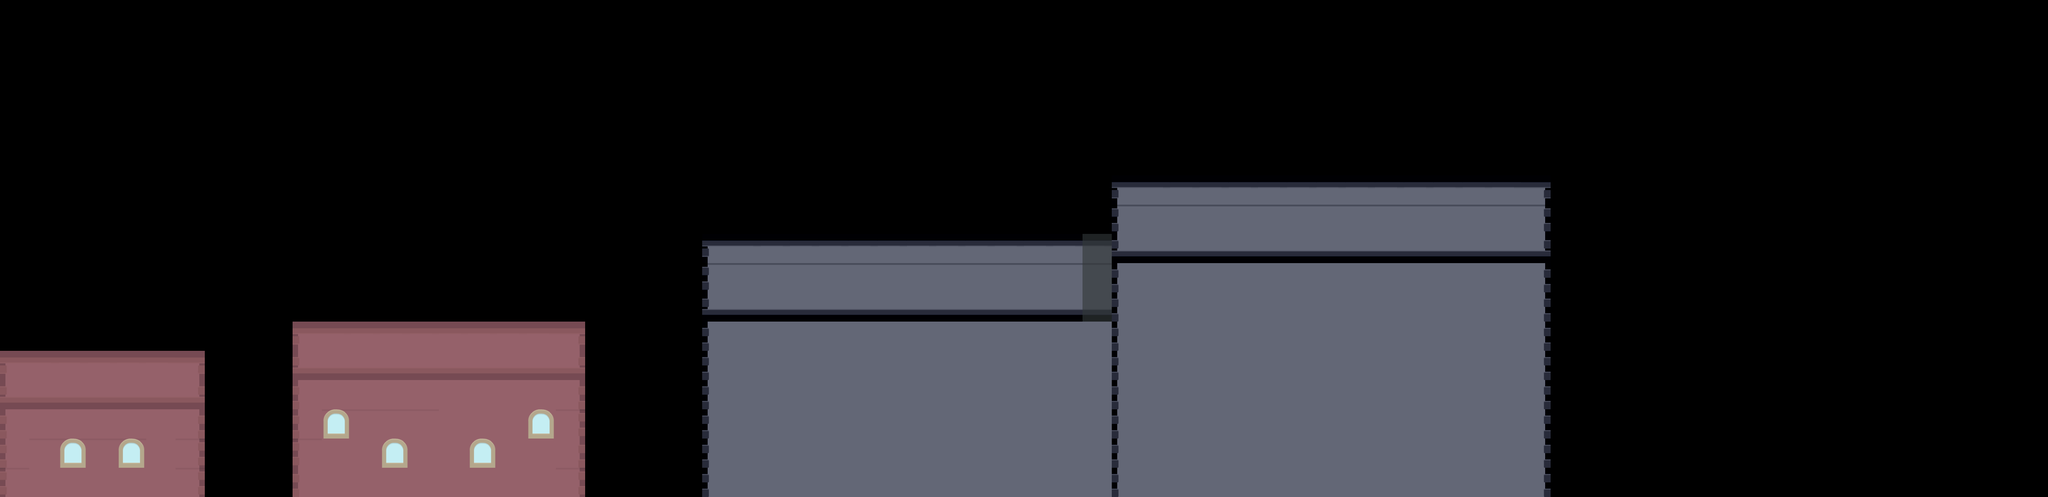

Rendered tile map (Tiled .tmx) drawn with the repository's tilesets; below, a short description and the full map source, tile grids included:
An orthogonal 70x17 tile map with 64x64 px tiles, 2 tile layers (faka, faka foreground edition) and 6 objects (5x Enemy, Player).

<map version="1.2" tiledversion="1.3.1" orientation="orthogonal" renderorder="right-down" compressionlevel="0" width="70" height="17" tilewidth="64" tileheight="64" infinite="0" nextlayerid="11" nextobjectid="26">
 <tileset firstgid="1" name="tileset" tilewidth="64" tileheight="64" tilecount="160" columns="10">
  <image source="../img/tilesets/tileset.png" width="640" height="1024" />
 </tileset>
 <layer id="9" name="faka" width="70" height="17">
  <data encoding="csv">
0,0,0,0,0,0,0,0,0,0,0,0,0,0,0,0,0,0,0,0,0,0,0,0,0,0,0,0,0,0,0,0,0,0,0,0,0,0,0,0,0,0,0,0,0,0,0,0,0,0,0,0,0,0,0,0,0,0,0,0,0,0,0,0,0,0,0,0,0,0,
0,0,0,0,0,0,0,0,0,0,0,0,0,0,0,0,0,0,0,0,0,0,0,0,0,0,0,0,0,0,0,0,0,0,0,0,0,0,0,0,0,0,0,0,0,0,0,0,0,0,0,0,0,0,0,0,0,0,0,0,0,0,0,0,0,0,0,0,0,0,
0,0,0,0,0,0,0,0,0,0,0,0,0,0,0,0,0,0,0,0,0,0,0,0,0,0,0,0,0,0,0,0,0,0,0,0,0,0,0,0,0,0,0,0,0,0,0,0,0,0,0,0,0,0,0,0,0,0,0,0,0,0,0,0,0,0,0,0,0,0,
0,0,0,0,0,0,0,0,0,0,0,0,0,0,0,0,0,0,0,0,0,0,0,0,0,0,0,0,0,0,0,0,0,0,0,0,0,0,0,0,0,0,0,0,0,0,0,0,0,0,0,0,0,0,0,0,0,0,0,0,0,0,0,0,0,0,0,0,0,0,
0,0,0,0,0,0,0,0,0,0,0,0,0,0,0,0,0,0,0,0,0,0,0,0,0,0,0,0,0,0,0,0,0,0,0,0,0,0,0,0,0,0,0,0,0,0,0,0,0,0,0,0,0,0,0,0,0,0,0,0,0,0,0,0,0,0,0,0,0,0,
0,0,0,0,0,0,0,0,0,0,0,0,0,0,0,0,0,0,0,0,0,0,0,0,0,0,0,0,0,0,0,0,0,0,0,0,0,0,0,0,0,0,0,0,0,0,0,0,0,0,0,0,0,0,0,0,0,0,0,0,0,0,0,0,0,0,0,0,0,0,
0,0,0,0,0,0,0,0,0,0,0,0,0,0,0,0,0,0,0,0,0,0,0,0,0,0,0,0,0,0,0,0,0,0,0,0,0,0,27,28,28,28,28,28,28,28,28,28,28,28,28,28,29,0,0,0,0,0,0,0,0,0,0,0,0,0,0,0,0,0,
0,0,0,0,0,0,0,0,0,0,0,0,0,0,0,0,0,0,0,0,0,0,0,0,0,0,0,0,0,0,0,0,0,0,0,0,0,0,47,48,48,48,48,48,48,48,48,48,48,48,48,48,49,0,0,0,0,0,0,0,0,0,0,0,0,0,0,0,0,0,
0,0,0,0,0,0,0,0,0,0,0,0,0,0,0,0,0,0,0,0,0,0,0,0,27,28,28,28,28,28,28,28,28,28,28,28,28,28,57,58,58,58,58,58,58,58,58,58,58,58,58,58,59,0,0,0,0,0,0,0,0,0,0,0,0,0,0,0,0,0,
0,0,0,0,0,0,0,0,0,0,0,0,0,0,0,0,0,0,0,0,0,0,0,0,47,48,48,48,48,48,48,48,48,48,48,48,48,48,37,38,38,38,38,38,38,38,38,38,38,38,38,38,39,0,0,0,0,0,0,0,0,0,0,0,0,0,0,0,0,0,
0,0,0,0,0,0,0,0,0,0,0,0,0,0,0,0,0,0,0,0,0,0,0,0,57,58,58,58,58,58,58,58,58,58,58,58,58,58,37,38,38,38,38,38,38,38,38,38,38,38,38,38,39,0,0,0,0,0,0,0,0,0,0,0,0,0,0,0,0,0,
0,0,0,0,0,0,0,0,0,0,23,24,24,24,24,24,24,24,24,25,0,0,0,0,37,38,38,38,38,38,38,38,38,38,38,38,38,38,37,38,38,38,38,38,38,38,38,38,38,38,38,38,39,0,0,0,0,0,0,0,0,0,0,0,0,0,0,0,0,0,
23,24,24,24,24,24,25,0,0,0,53,54,54,54,54,54,54,54,54,55,0,0,0,0,37,38,38,38,38,38,38,38,38,38,38,38,38,38,37,38,38,38,38,38,38,38,38,38,38,38,38,38,39,0,0,0,0,0,0,0,0,0,0,0,0,0,0,0,0,0,
53,54,54,54,54,54,55,0,0,0,33,34,34,34,34,34,34,34,34,35,0,0,0,0,37,38,38,38,38,38,38,38,38,38,38,38,38,38,37,38,38,38,38,38,38,38,38,38,38,38,38,38,39,0,0,0,0,0,0,0,0,0,0,0,0,0,0,0,0,0,
33,34,34,34,34,34,35,0,0,0,33,44,44,44,44,34,34,34,34,45,0,0,0,0,37,38,38,38,38,38,38,38,38,38,38,38,38,38,37,38,38,38,38,38,38,38,38,38,38,38,38,38,39,0,0,0,0,0,0,0,0,0,0,0,0,0,0,0,0,0,
33,44,44,44,44,34,45,0,0,0,43,34,34,34,34,34,34,34,34,35,0,0,0,0,37,38,38,38,38,38,38,38,38,38,38,38,38,38,37,38,38,38,38,38,38,38,38,38,38,38,38,38,39,0,0,0,0,0,0,0,0,0,0,0,0,0,0,0,0,0,
43,34,34,34,34,34,45,0,0,0,33,34,34,34,34,34,34,34,34,45,0,0,0,0,37,38,38,38,38,38,38,38,38,38,38,38,38,38,37,38,38,38,38,38,38,38,38,38,38,38,38,38,39,0,0,0,0,0,0,0,0,0,0,0,0,0,0,0,0,0
</data>
 </layer>
 <layer id="10" name="faka foreground edition" width="70" height="17">
  <data encoding="csv">
0,0,0,0,0,0,0,0,0,0,0,0,0,0,0,0,0,0,0,0,0,0,0,0,0,0,0,0,0,0,0,0,0,0,0,0,0,0,0,0,0,0,0,0,0,0,0,0,0,0,0,0,0,0,0,0,0,0,0,0,0,0,0,0,0,0,0,0,0,0,
0,0,0,0,0,0,0,0,0,0,0,0,0,0,0,0,0,0,0,0,0,0,0,0,0,0,0,0,0,0,0,0,0,0,0,0,0,0,0,0,0,0,0,0,0,0,0,0,0,0,0,0,0,0,0,0,0,0,0,0,0,0,0,0,0,0,0,0,0,0,
0,0,0,0,0,0,0,0,0,0,0,0,0,0,0,0,0,0,0,0,0,0,0,0,0,0,0,0,0,0,0,0,0,0,0,0,0,0,0,0,0,0,0,0,0,0,0,0,0,0,0,0,0,0,0,0,0,0,0,0,0,0,0,0,0,0,0,0,0,0,
0,0,0,0,0,0,0,0,0,0,0,0,0,0,0,0,0,0,0,0,0,0,0,0,0,0,0,0,0,0,0,0,0,0,0,0,0,0,0,0,0,0,0,0,0,0,0,0,0,0,0,0,0,0,0,0,0,0,0,0,0,0,0,0,0,0,0,0,0,0,
0,0,0,0,0,0,0,0,0,0,0,0,0,0,0,0,0,0,0,0,0,0,0,0,0,0,0,0,0,0,0,0,0,0,0,0,0,0,0,0,0,0,0,0,0,0,0,0,0,0,0,0,0,0,0,0,0,0,0,0,0,0,0,0,0,0,0,0,0,0,
0,0,0,0,0,0,0,0,0,0,0,0,0,0,0,0,0,0,0,0,0,0,0,0,0,0,0,0,0,0,0,0,0,0,0,0,0,0,0,0,0,0,0,0,0,0,0,0,0,0,0,0,0,0,0,0,0,0,0,0,0,0,0,0,0,0,0,0,0,0,
0,0,0,0,0,0,0,0,0,0,0,0,0,0,0,0,0,0,0,0,0,0,0,0,0,0,0,0,0,0,0,0,0,0,0,0,0,0,0,0,0,0,0,0,0,0,0,0,0,0,0,0,0,0,0,0,0,0,0,0,0,0,0,0,0,0,0,0,0,0,
0,0,0,0,0,0,0,0,0,0,0,0,0,0,0,0,0,0,0,0,0,0,0,0,0,0,0,0,0,0,0,0,0,0,0,0,0,0,0,0,0,0,0,0,0,0,0,0,0,0,0,0,0,0,0,0,0,0,0,0,0,0,0,0,0,0,0,0,0,0,
0,0,0,0,0,0,0,0,0,0,0,0,0,0,0,0,0,0,0,0,0,0,0,0,0,0,0,0,0,0,0,0,0,0,0,0,0,128,0,0,0,0,0,0,0,0,0,0,0,0,0,0,0,0,0,0,0,0,0,0,0,0,0,0,0,0,0,0,0,0,
0,0,0,0,0,0,0,0,0,0,0,0,0,0,0,0,0,0,0,0,0,0,0,0,0,0,0,0,0,0,0,0,0,0,0,0,0,128,0,0,0,0,0,0,0,0,0,0,0,0,0,0,0,0,0,0,0,0,0,0,0,0,0,0,0,0,0,0,0,0,
0,0,0,0,0,0,0,0,0,0,0,0,0,0,0,0,0,0,0,0,0,0,0,0,0,0,0,0,0,0,0,0,0,0,0,0,0,128,0,0,0,0,0,0,0,0,0,0,0,0,0,0,0,0,0,0,0,0,0,0,0,0,0,0,0,0,0,0,0,0,
0,0,0,0,0,0,0,0,0,0,0,0,0,0,0,0,0,0,0,0,0,0,0,0,0,0,0,0,0,0,0,0,0,0,0,0,0,0,0,0,0,0,0,0,0,0,0,0,0,0,0,0,0,0,0,0,0,0,0,0,0,0,0,0,0,0,0,0,0,0,
0,0,0,0,0,0,0,0,0,0,0,0,0,0,0,0,0,0,0,0,0,0,0,0,0,0,0,0,0,0,0,0,0,0,0,0,0,0,0,0,0,0,0,0,0,0,0,0,0,0,0,0,0,0,0,0,0,0,0,0,0,0,0,0,0,0,0,0,0,0,
0,0,0,0,0,0,0,0,0,0,0,0,0,0,0,0,0,0,0,0,0,0,0,0,0,0,0,0,0,0,0,0,0,0,0,0,0,0,0,0,0,0,0,0,0,0,0,0,0,0,0,0,0,0,0,0,0,0,0,0,0,0,0,0,0,0,0,0,0,0,
0,0,0,0,0,0,0,0,0,0,0,85,0,0,0,0,0,0,85,0,0,0,0,0,0,0,0,0,0,0,0,0,0,0,0,0,0,0,0,0,0,0,0,0,0,0,0,0,0,0,0,0,0,0,0,0,0,0,0,0,0,0,0,0,0,0,0,0,0,0,
0,0,85,0,85,0,0,0,0,0,0,0,0,85,0,0,85,0,0,0,0,0,0,0,0,0,0,0,0,0,0,0,0,0,0,0,0,0,0,0,0,0,0,0,0,0,0,0,0,0,0,0,0,0,0,0,0,0,0,0,0,0,0,0,0,0,0,0,0,0,
0,0,0,0,0,0,0,0,0,0,0,0,0,0,0,0,0,0,0,0,0,0,0,0,0,0,0,0,0,0,0,0,0,0,0,0,0,0,0,0,0,0,0,0,0,0,0,0,0,0,0,0,0,0,0,0,0,0,0,0,0,0,0,0,0,0,0,0,0,0
</data>
 </layer>
 <objectgroup id="2" name="Object Layer 1">
  <object id="1" name="Guard" type="Enemy" x="944.18" y="511.333" width="64" height="64" />
  <object id="2" name="Player" x="57.636" y="97.6968" width="64" height="64" />
  <object id="22" name="Guard" type="Enemy" x="1118" y="510" width="64" height="64" />
  <object id="23" name="Guard" type="Enemy" x="1700" y="280" width="64" height="64" />
  <object id="24" name="Guard" type="Enemy" x="1926" y="270" width="64" height="64" />
  <object id="25" name="Guard" type="Enemy" x="2290" y="260" width="64" height="64" />
 </objectgroup>
</map>
